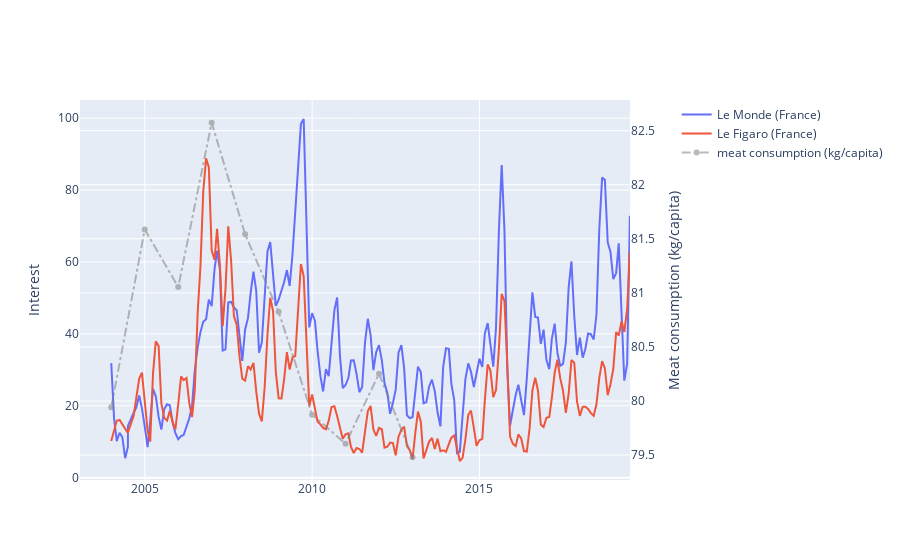

Notebook cell for this chart:
### Code cell
value_smooth = 5
    
#px.line(meat_consumption, x='years', y='all_consumption',)


# Create figure with secondary y-axis
fig = make_subplots(specs=[[{"secondary_y": True}]])


for x in range(0,2):
    if value_smooth == 0:
        fig.add_trace(go.Scatter(x=coverageMedia.index, y=coverageMedia.iloc[2:,x], mode='lines',name=coverageMedia.iloc[1,:][5+x]), secondary_y=False, )
    else:
        fig.add_trace(go.Scatter(x=coverageMedia.index, y=signal.savgol_filter(coverageMedia.iloc[2:,x],value_smooth, 3), mode='lines',name=coverageMedia.iloc[1,:][5+x]), secondary_y=False, )
        

# jusqu'à 2018
#fig.add_trace(
#    go.Scatter(x=meat_consumption.years,
#    y=meat_consumption.all_consumption,name="meat consumption (mean)"),
#    secondary_y=True,
#)

# jusqu'à 2013
fig.add_trace(
    go.Scatter(x=mean_per_year.index,
    y=mean_per_year.values,name="meat consumption (kg/capita)", opacity= 0.55,
              line=dict(color='grey', width=2,
                              dash='dashdot')),
    secondary_y=True,
    
)

# Add figure title
#fig.update_layout(
#    title_text="Media Coverage vs meat consumption par rapport  a yearsssssss"
#)

# Set x-axis title
#fig.update_xaxes(title_text="YEARS")

# Set y-axes titles
fig.update_yaxes(title_text="Interest", secondary_y=False)
fig.update_yaxes(title_text="Meat consumption (kg/capita)", secondary_y=True)

fig.show()

### Figure 1 — Plotly figure (JSON) as saved in the notebook; plotly's stock layout.template omitted (floating-point values rounded to 4 significant figures; data arrays with more than 128 entries replaced by an {"elided": "..."} marker saying what was removed)
{"data": [{"mode": "lines", "name": "Le Monde (France)", "type": "scatter", "x": {"elided": "191 str values"}, "xaxis": "x", "y": {"elided": "189 float values"}, "yaxis": "y"}, {"mode": "lines", "name": "Le Figaro (France)", "type": "scatter", "x": {"elided": "191 str values"}, "xaxis": "x", "y": {"elided": "189 float values"}, "yaxis": "y"}, {"line": {"color": "grey", "dash": "dashdot", "width": 2}, "name": "meat consumption (kg/capita)", "opacity": 0.55, "type": "scatter", "x": [2004, 2005, 2006, 2007, 2008, 2009, 2010, 2011, 2012, 2013], "xaxis": "x", "y": [79.94, 81.59, 81.05, 82.57, 81.54, 80.82, 79.87, 79.61, 80.25, 79.48], "yaxis": "y2"}], "layout": {"autosize": true, "xaxis": {"anchor": "y", "autorange": true, "domain": [0, 0.94], "range": ["2003-02-08 02:35:01.4893", "2019-07-01"], "type": "date"}, "yaxis": {"anchor": "x", "autorange": true, "domain": [0, 1], "range": [-0.6571, 105.1], "title": {"text": "Interest"}, "type": "linear"}, "yaxis2": {"anchor": "x", "autorange": true, "overlaying": "y", "range": [79.25, 82.8], "side": "right", "title": {"text": "Meat consumption (kg/capita)"}, "type": "linear"}}}
